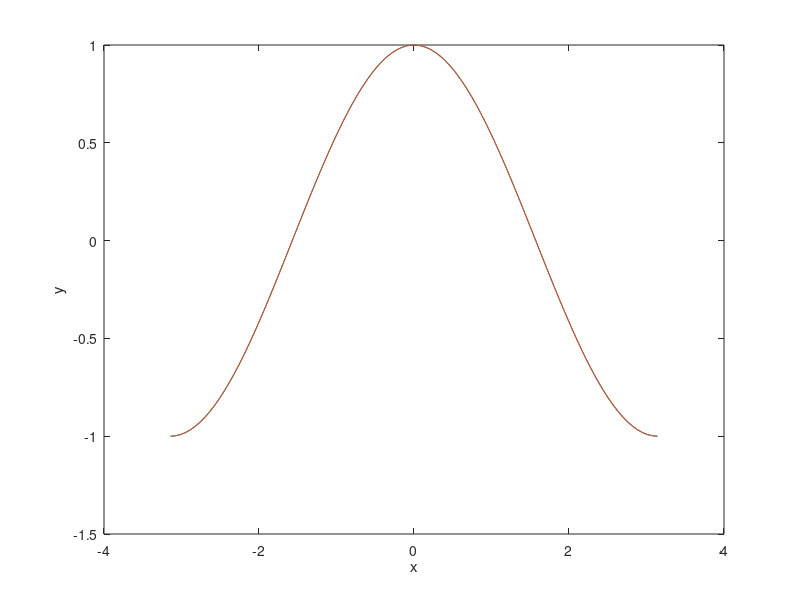
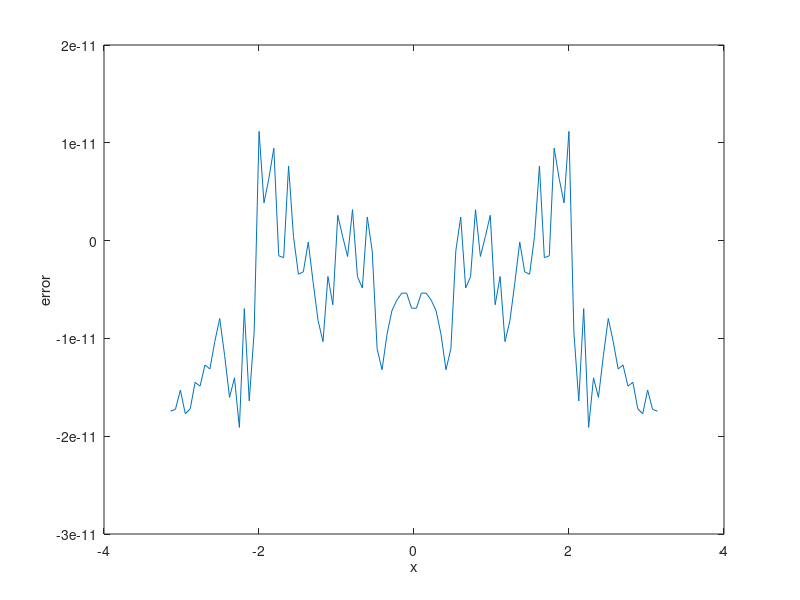
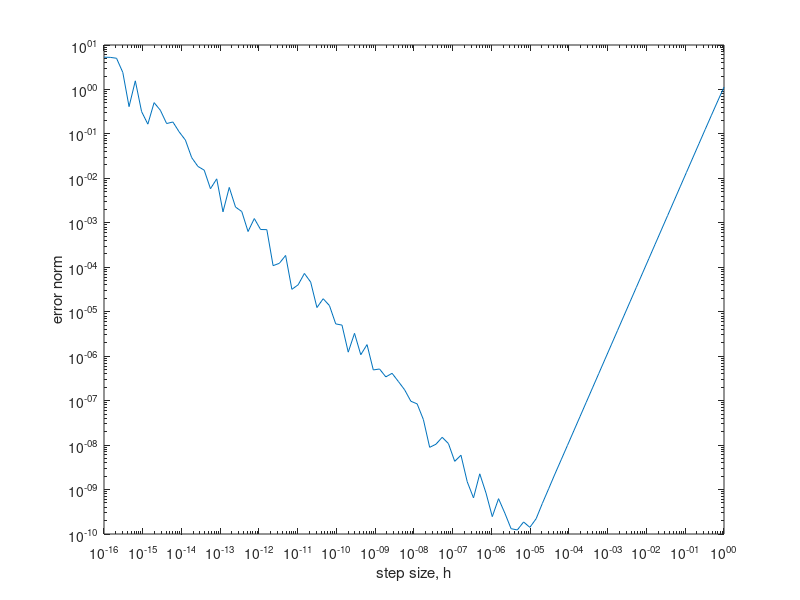

Source code (MATLAB) for these figures, in order: (Note: this script raises an error after producing the figures.)
% This script contains the work for P530 Numerical Derivatives homework.
% Authors: Logan Mathews, Levi Moates, Tyce Olaveson
% Initialize
clc; clear; close all;

%% Problem 1
% Calculate the numerical first derivative of the function f(x)=sin(x)
% using the centered two-point formula. Plot the error y'(x) - cos(x) in
% the range (-\pi,\pi) at 100 points. Optimize the step size, h. How
% accurate can you get by adjusting h?

f = @(x) sin(x); % function
dfdx = @(x,h) (f(x+h) - f(x-h)) / (2*h); % derivative
er = @(x,h) dfdx(x,h) - cos(x); % error

x = linspace(-pi,pi,100); % domain
h = eps^(1/3); % step size
hNR = eps^(1/3); % numerical recipies optimal step size

figure()
plot(x,dfdx(x,h),x,cos(x))
xlabel('x')
ylabel('y')
figure()
plot(x,er(x,h));
xlabel('x')
ylabel('error')

hs = logspace(0,-16,100);
ers = zeros(size(hs)); % initialize
for i = 1:length(hs)
    ers(i) = norm(er(x,hs(i)));
end
figure()
loglog(hs,ers)
xlabel('step size, h')
ylabel('error norm')
xline(hNR)
norm(er(x,hNR))
% looks like using a step size of about 6.1 \times 10^{-6} gives the
% minimum error with a norm of 1.01\times 10^{-10}
%% Functions
f1 = @(x) sin(x);
f2 = @(x) sin(1./x);
f3 = @(x) 3*x.^2 + 1/pi^2 * log((pi - x).^2) + 1;
%f4 = @(x) sin(sin(sin(sin(sin(sin(sin(sin(sin(sin(sin(sin(sin(sin(sin(sin(sin(sin(sin(sin(sin(sin(sin(sin(sin(sin(sin(sin(sin(sin(sin(sin(sin(sin(sin(sin(sin(sin(sin(sin(sin(sin(sin(sin(sin(sin(sin(sin(sin(sin(sin(sin(sin(sin(sin(sin(sin(sin(sin(sin(sin(sin(sin(sin(sin(sin(sin(sin(sin(sin(sin(sin(sin(sin(sin(sin(sin(sin(sin(sin(sin(sin(sin(sin(sin(sin(sin(sin(sin(sin(sin(sin(sin(sin(sin(sin(sin(sin(sin(sin(x))))))))))))))))))))))))))))))))))))))))))))))))))))))))))))))))))))))))))))))))))))))))))))))))))));
f4 = @(x) sinn(x,100); % updated to use a loop instead.
%y = @(x) [1 x; 2 x.^2].\[1;1]; % helper function for f5. This doesn't
%handle vectors
f5 = @(x) 1./vecnorm(yHelper(x));
funcs = {f1,f2,f3,f4,f5}; % cell array to loop through each function
lims = {[-pi,pi],[-1,1],[3.13,3.16],[-1,1],[-3,3]}; % the specified limits for the functions
% Have each person in your group implement on of the methods in your
% environment. Logan - Richardson, Tyce - Automatic differentiation, Levi -
% Chebyshev.

% Write a driver function that implements these methods for an arbitrary
% function. DerivativeDriver.m

% Apply your methods to evaluate the derivatives of the following functions
% at the specified points. How do your methods far in terms of accuracy and
% computaiton time?

methods = {'dual','richardson','cheb'}; % methods to use for the DerivativeDriver
args = {{},{},{10}}; % additional argumnets to use for each method
for i = 1:length(funcs)
    f = funcs{i}; % current function
    x = linspace(lims{i}(1),lims{i}(2),1000); % x range for plotting
    figure(i) % create the figure for plotting
    plot(x,f(x),'k','DisplayName','f(x)')
    hold on
    for j = 1:length(methods)
        dy = DerivativeDriver(methods{j},f,x,args{j}); % evaluate the derivative
        plot(x,dy,'DisplayName',methods{j})
    end
    hold off
    title(sprintf('f%i',i))
    legend('location','best')
end